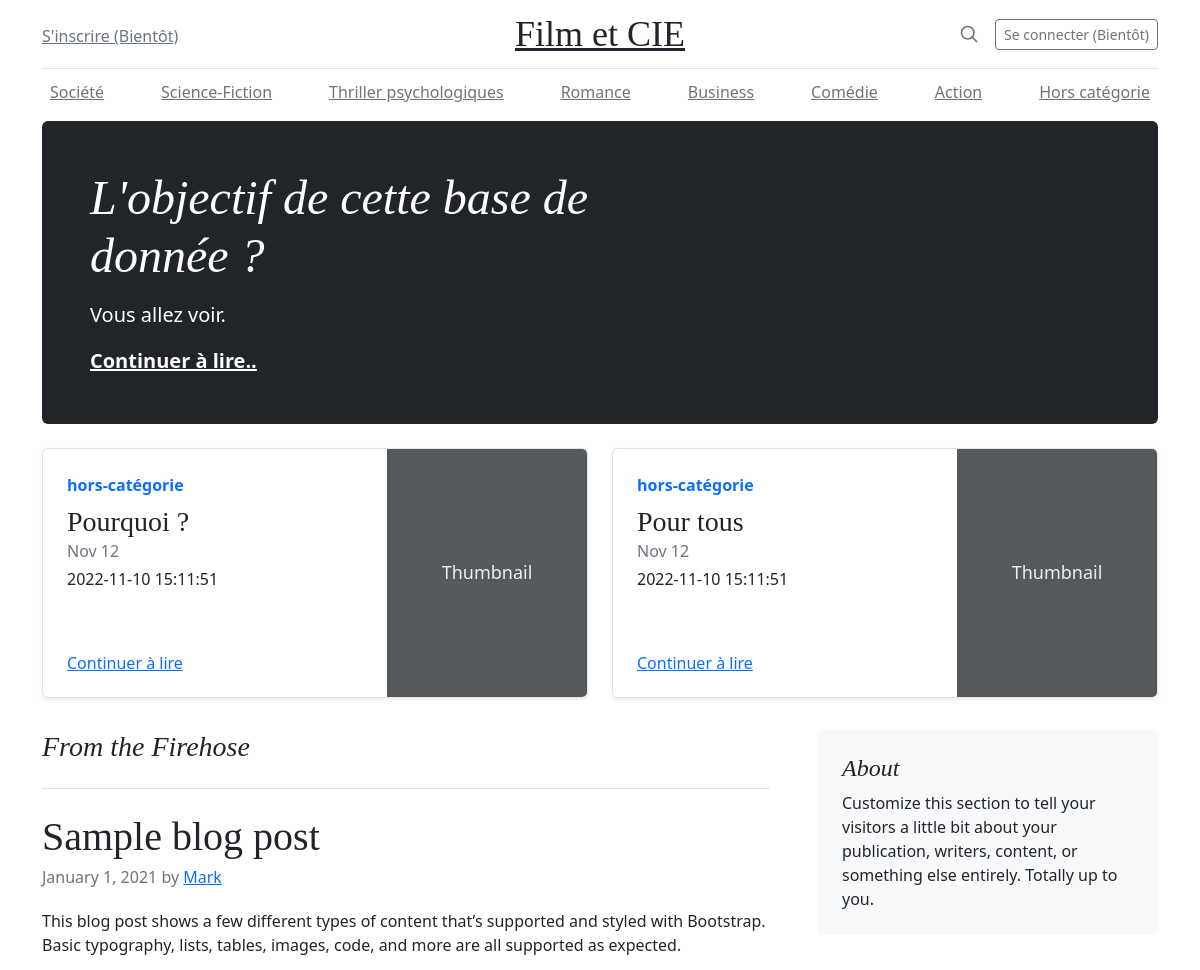
Before: / (upper part) with the older database file.
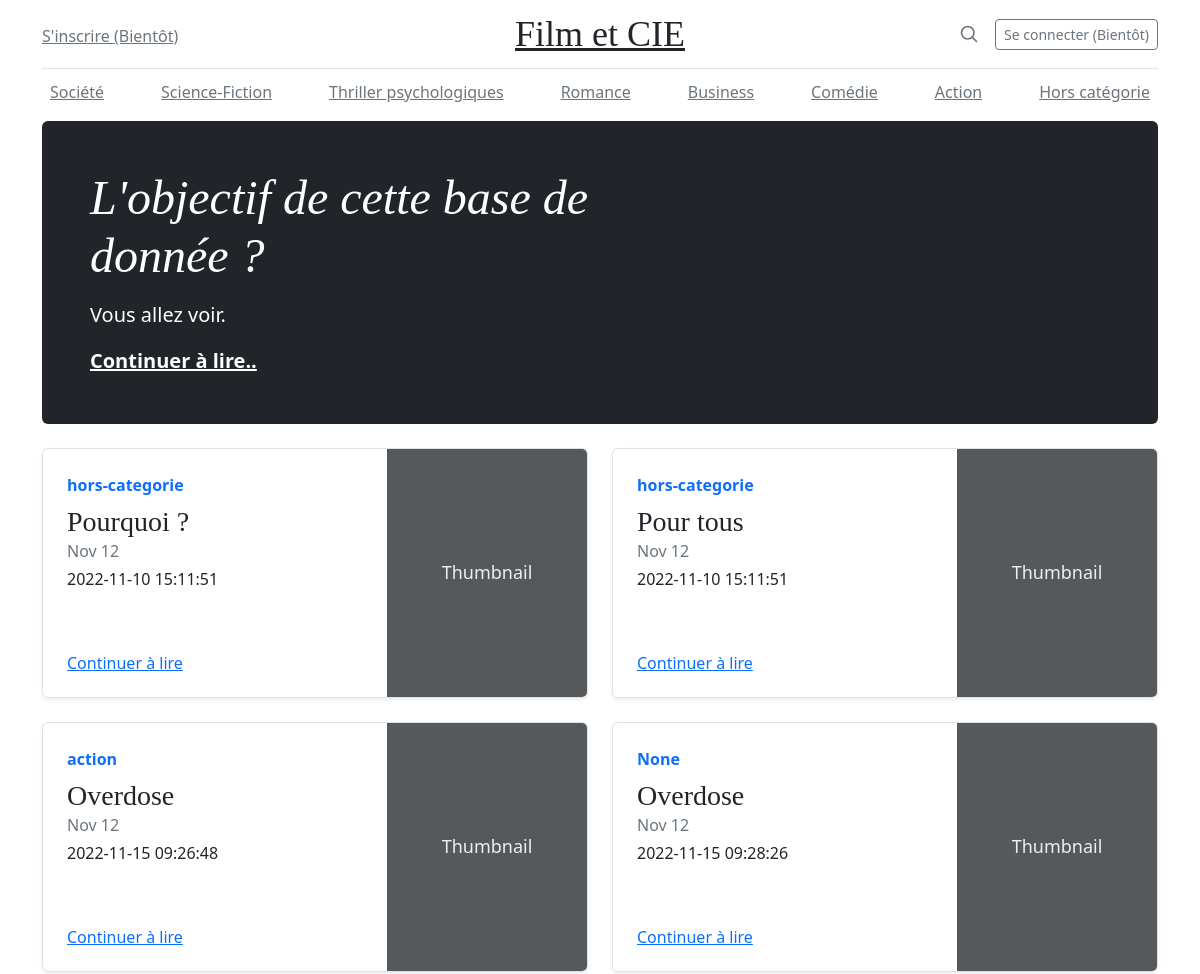
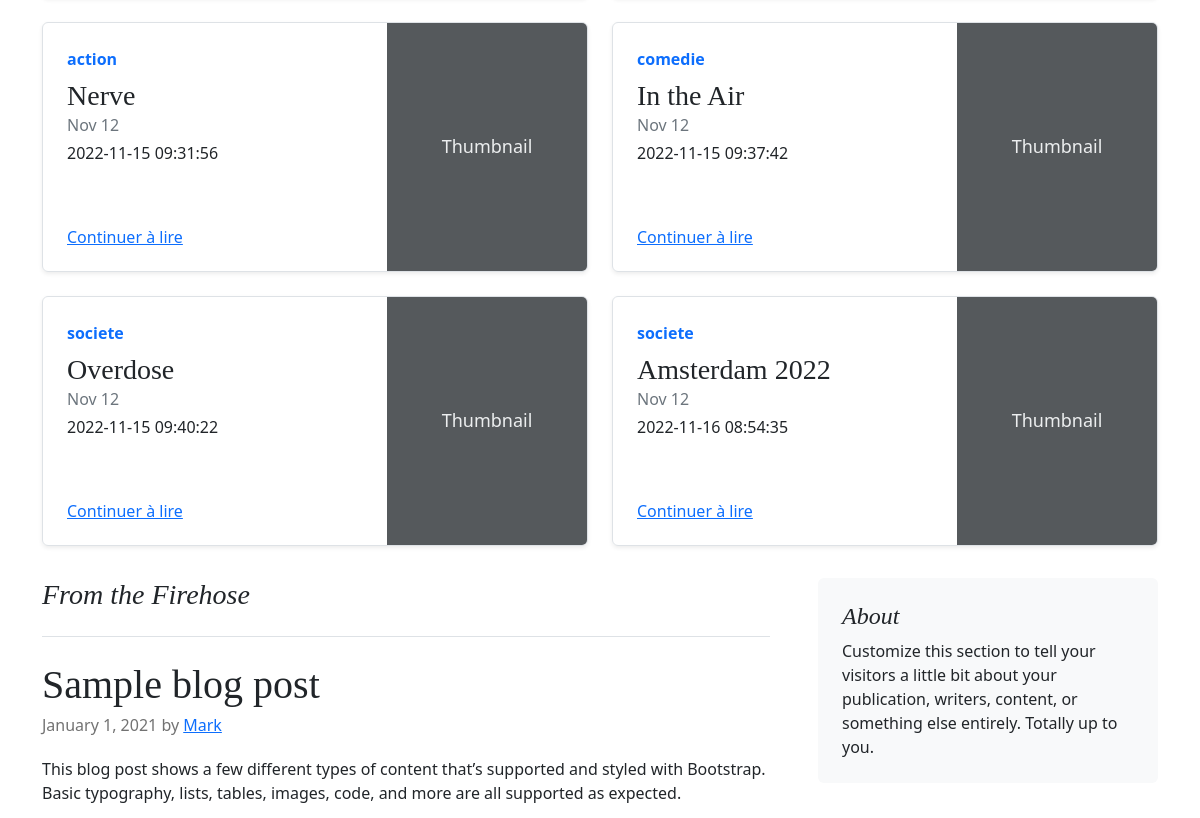
After: the same page with the newer database file (2 pictures, top to bottom).
### tables this page shows
CREATE TABLE posts (
    id INTEGER PRIMARY KEY AUTOINCREMENT,
    created TIMESTAMP NOT NULL DEFAULT CURRENT_TIMESTAMP,
    title TEXT NOT NULL,
    acroche TEXT NOT NULL,
    content TEXT NOT NULL,
    origine TEXT,
    genre TEXT
);

### main.py (the view)
@app.route('/')
def index():
    conn = get_db_connection()
    posts = conn.execute('SELECT * FROM posts').fetchall()
    conn.close()
    return render_template("index1.html", posts=posts)  # Press Ctrl+F8 to toggle the breakpoint.

### main.py (called while the page is built)
def get_db_connection():
    conn = sqlite3.connect('database.db')
    conn.row_factory = sqlite3.Row
    return conn

### templates/index1.html (shortened to what the changed rows need)
<!doctype html>
<html lang="fr">
  <head>
<link href="../static/css/assets/dist/css/bootstrap.min.css" rel="stylesheet">
    <link href="blog.css" rel="stylesheet">
  </head>
  <body>
<main class="container">
  <div class="p-4 p-md-5 mb-4 rounded text-bg-dark">
    <div class="col-md-6 px-0">
      <h1 class="display-4 fst-italic">L'objectif de cette base de donnée ?</h1>
    </div>
  </div>
  <div class="row mb-2">
    {% for post in posts %}
    <div class="col-md-6">
      <div class="row g-0 border rounded overflow-hidden flex-md-row mb-4 shadow-sm h-md-250 position-relative">
        <div class="col p-4 d-flex flex-column position-static">
          <strong class="d-inline-block mb-2 text-primary">{{ post['genre'] }}</strong>
          <h3 class="mb-0">{{ post['title'] }}</h3>
          <div class="mb-1 text-muted">Nov 12</div>
          <p class="card-text mb-auto">{{ post['created'] }}</p>
          <a href="{{ url_for('post', post_id=post['id']) }}" class="stretched-link">Continuer à lire</a>
        </div>
        <div class="col-auto d-none d-lg-block">
          <svg class="bd-placeholder-img" width="200" height="250" xmlns="http://www.w3.org/2000/svg" role="img" aria-label="Placeholder: Thumbnail" preserveAspectRatio="xMidYMid slice" focusable="false"><title>Placeholder</title><rect width="100%" height="100%" fill="#55595c"/><text x="50%" y="50%" fill="#eceeef" dy=".3em">Thumbnail</text></svg>
        </div>
      </div>
    </div>
    {% endfor %}
  </div>
  <div class="row g-5">
    <div class="col-md-8">
      <article class="blog-post">
        <h2 class="blog-post-title mb-1">Sample blog post</h2>
      </article>
    </div>
  </div>
</main>
  </body>
</html>

Changed rows visible on the page:
changed posts "Pourquoi ?": genre "hors-catégorie" → "hors-categorie"
changed posts "Pour tous": genre "hors-catégorie" → "hors-categorie"
added posts: genre "action", title "Overdose", created "2022-11-15 09:26:48"
added posts: genre "None", title "Overdose", created "2022-11-15 09:28:26"
added posts: genre "action", title "Nerve", created "2022-11-15 09:31:56"
added posts: genre "comedie", title "In the Air", created "2022-11-15 09:37:42"
added posts: genre "societe", title "Overdose", created "2022-11-15 09:40:22"
added posts: genre "societe", title "Amsterdam 2022", created "2022-11-16 08:54:35"
